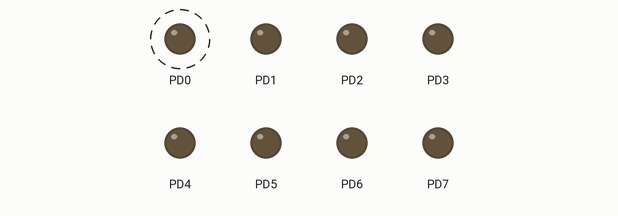
A program run on a simulated ATmega32, built with avr-gcc and emulated at 16 MHz. Parts: output pins drawn as LEDs (lit = HIGH). Dashed ring = blinking.

Above: at 0.2 s.
Timing chart, 0 to 3.0 s (numbered marks = the images above):
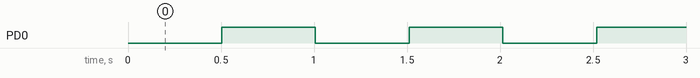

Measured:
- by itself, PD0: alternates HIGH for 0.50 s and LOW for 0.50 s

The program:

main.c
```c
#define F_CPU 16000000UL//
#include <avr/io.h>
#include <avr/interrupt.h>

volatile uint8_t kill=0;

ISR(TIMER0_OVF_vect)
{
	kill++;
	if (kill > 122)
	{

		kill=0;
		PORTD ^=(1<<PD0);
	}
}
int main(void)
{
	DDRD = 0xff;
	TCCR0 =(1<<CS02);
	TIFR = (1<<TOV0);
	TIMSK = (1<<TOIE0);
	sei();
	   while (1)
    {


    }
}
```
